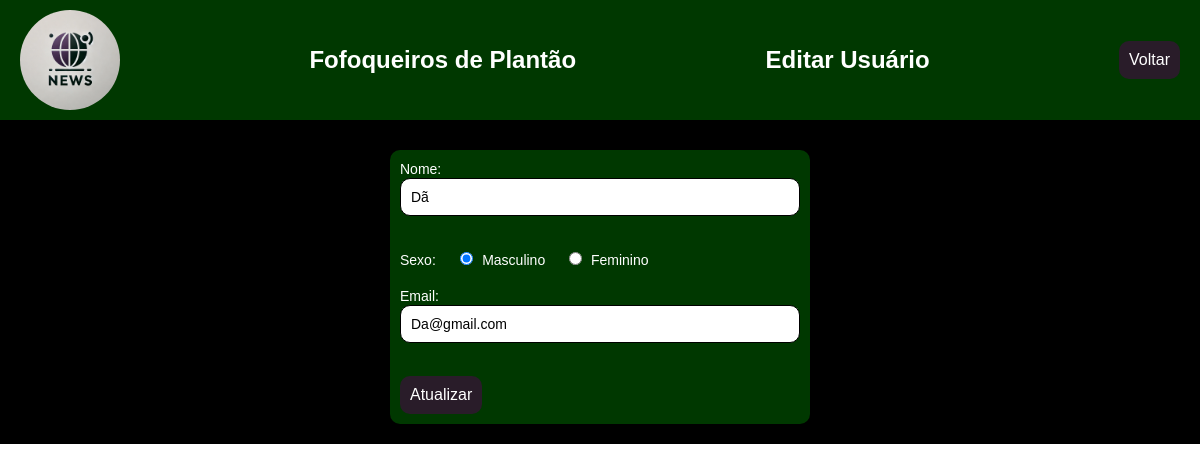
Screenshot of /editarUsuarios.php?id=1 (signed in) with the database file from the repository.
### tables this page shows
CREATE TABLE `tbusuarios` (
  `idusuario` int(11) NOT NULL,
  `nome` varchar(200) NOT NULL,
  `sexo` varchar(1) NOT NULL,
  `email` varchar(100) NOT NULL,
  `senha` varchar(100) NOT NULL
);

### classes/usuario.php (called while the page is built, shortened)
<?php
class Usuario {
    private $conn;
    private $table_name = "tbusuarios";
    public function __construct($db) {
        $this->conn = $db;
    }
    public function listarTodos(){
        $sql = "Select * from ".$this->table_name;
        $stmt = $this->conn->prepare($sql);
        $stmt->execute();
        return $stmt->fetchAll(PDO::FETCH_ASSOC);
    }
    public function lerPorId($id) {
        $query = "SELECT * FROM " . $this->table_name . " WHERE idusuario = ?";
        $stmt = $this->conn->prepare($query);
        $stmt->execute([$id]);
        return $stmt->fetch(PDO::FETCH_ASSOC);
    }
}
?>

### editarUsuarios.php (the view, shortened to what this page needs)
<?php
include_once './config/config.php';
include_once './classes/usuario.php';
$usu = new Usuario($db);
if (isset($_GET['id'])) {
    $id = $_GET['id'];
    $row = $usu->lerPorId($id);
}
try {
    $usu =  new Usuario($db);
    $Usuario = $usu->listarTodos();
} catch (Exception $e) {
    die("Erro: " . $e->getMessage());
}
?>
<!DOCTYPE html>
<html lang="pt-br">
<head>
    <link rel="stylesheet" href="styles.css">
</head>
<body>
    <header>
        <img src="./imgs/logoNoticiarioDan.webp" alt="" id="logo">
        <h1>Fofoqueiros de Plantão</h1>
        <h1>Editar Usuário</h1>
        <button><a href="./listaUsuarios.php">Voltar</a></button>
    </header>
<main>
    <form method="POST">
        <label for="nome">Nome:</label>
        <input type="text" name="nome" value="<?php echo htmlspecialchars($row['nome']); ?>" required>
        <br><br>
        <label>Sexo:</label>
        <label for="masculino_editar">
            <input type="radio" id="masculino_editar" name="sexo" value="M" <?php echo ($row['sexo'] === 'M') ? 'checked' : ''; ?> required> Masculino
        </label>
        <label for="feminino_editar">
            <input type="radio" id="feminino_editar" name="sexo" value="F" <?php echo ($row['sexo'] === 'F') ? 'checked' : ''; ?> required> Feminino
        </label>
        <br><br>
        <label for="email">Email:</label>
        <input type="email" name="email" value="<?php echo htmlspecialchars($row['email']); ?>" required>
        <br><br>
        <input type="submit" value="Atualizar">
    </form>
</main>
</body>
</html>

### styles.css (style rules this page uses)
:root { --corPrimaria: rgb(0, 56, 0); --corSecundaria: #000000; --corTerciaria: #291c29; --corTexto: #ffffff; --bordaRadius: 10px; --padding: 10px; }
body { font-family: Arial, sans-serif; margin: 0; padding: 0; box-sizing: border-box; }
header { display: flex; justify-content: space-between; align-items: center; padding: 10px 20px; background-color: var(--corPrimaria); color: var(--corTexto); }
header h1 { font-size: 24px; }
#logo { width: 100px; border-radius: 100%; }
main { padding: 20px; background-color: #000000; margin-bottom: 0; }
form { background-color: var(--corPrimaria); padding: var(--padding); border-radius: var(--bordaRadius); color: var(--corTexto); max-width: 400px; margin: 0 auto; margin-top: 10px; }
input[type="text"], input[type="email"], input[type="password"], input[type="hidden"] { width: 100%; padding: var(--padding); margin-bottom: 15px; border: 1px solid var(--corSecundaria); border-radius: var(--bordaRadius); font-size: 14px; box-sizing: border-box; }
input[type="submit"], button { background-color: var(--corTerciaria); color: var(--corTexto); padding: var(--padding); border: none; border-radius: var(--bordaRadius); cursor: pointer; font-size: 16px; text-align: center; }
input[type="radio"] { margin-right: 5px; }
label { font-size: 14px; margin-right: 15px; }
a { text-decoration: none; color: inherit; }

### rows the page displays
tbusuarios: nome "Dã", sexo "☑ Masculino", sexo "☐ Feminino", email "Da@gmail.com"
